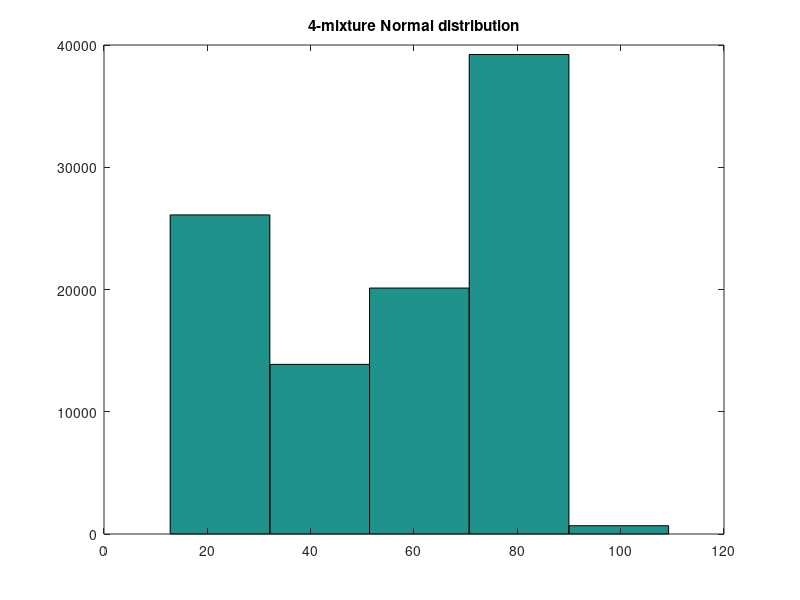

The MATLAB script that drew this image:


stick = [ 22, 17, 27, 34];

[ ROWS, NUM_GROUPS] = size(stick);

TOTAL= sum(stick);

stick = stick/TOTAL;

VETERAN= 1;
FAMILY = 2;
ADDICTED= 3;
FOSTER= 4;


NUM_TRIALS= 100000;

coinFlip = 0;
selection = 0;


theMus = [21, 35, 70, 75];
theSigmaSquares = [ 2*2, 4*4, 10*10, 5*5];

mu= 0;
sigma= 0;
sigmaSq= 0;

theAges = zeros(1,NUM_TRIALS);

for t=1:1:NUM_TRIALS,

  coinFlip = random('unif',0,1);
  
  lowEnd= 0;
  highEnd= lowEnd;
  
  
  for g=1:1:NUM_GROUPS,
      highEnd = lowEnd + stick(g);
      
      %% 
      % bounds check the uniform "coin"
      % against the normalized stick boundaries
      %%
      
      if (g ~= NUM_GROUPS)
         if (  (coinFlip >= lowEnd) &&...
            (coinFlip < highEnd)...
            )
           
            selection = g;
            break;
         end
      else
        % we are bounds checking last region
        % of the broken stick
        if (  (coinFlip >= lowEnd) &&...
            (coinFlip <= highEnd)...
            )
           selection = g;
           break;
        end  
      end
      
      lowEnd= highEnd;
  end
    
  mu = theMus(selection);
  sigmaSq= theSigmaSquares(selection);
  sigma = sqrt(sigmaSq);
  
  theAges(1,t) = normrnd(mu,sigma);
  
end

hist(theAges,5);
title('4-mixture Normal distribution');

